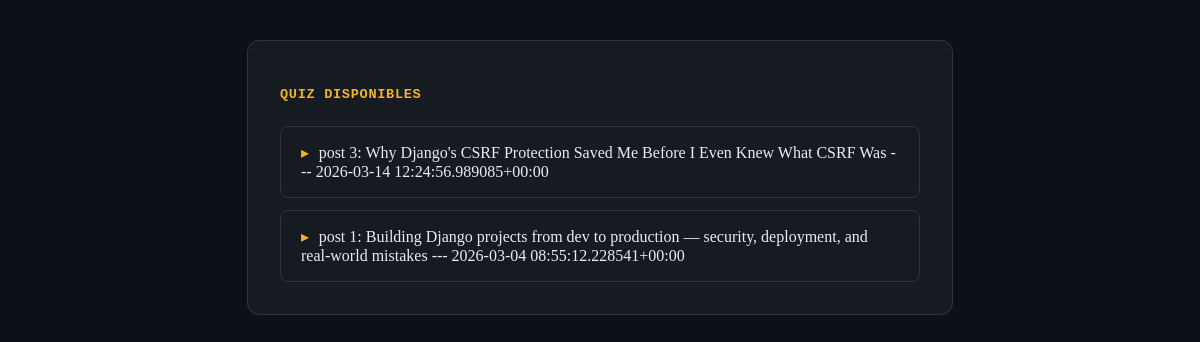
The app's page /quiz/ with its own data.
### quiz/models.py (models this page shows, shortened)
class Quiz(models.Model):
    post = models.OneToOneField(Post, on_delete=models.CASCADE, related_name="quiz")
    is_published = models.BooleanField(default=False)
    passing_score = models.PositiveIntegerField(default=4)
    created_at = models.DateTimeField(auto_now_add=True)

### post/models.py (models this page shows)
class Post(models.Model):
    title_post = models.CharField(unique=True,null=False,max_length=100)
    date_post = models.DateTimeField(auto_now_add=True)
    category = models.ForeignKey(Category,on_delete=models.CASCADE,related_name='post')
    content_post = models.TextField()
    nb_like_post = models.IntegerField(default=0)
    nb_dislike_post = models.IntegerField(default=0)
    def __str__(self):
        return f"post {self.id}: {self.title_post} --- {self.date_post}"

### quiz/views.py (the view)
# urls.py: path('', views.all_quizzes, name='all_quizzes'),
def all_quizzes(request):
    quizzes = Quiz.objects.filter(is_published=True).select_related("post")
    return render(request, "quiz/all_quizzes.html", {"quizzes": quizzes})

### quiz/templates/quiz/all_quizzes.html (shortened to what this page needs)
{% load static %}
<link rel="stylesheet" href="{% static 'quiz/css/quiz-theme.css' %}">
<div class="qz-card">
    <p class="quizzes-heading">Quiz disponibles</p>
    {% if quizzes %}
        <ul class="quiz-list">
            {% for quiz in quizzes %}
                <li class="quiz-list-item"><a href="{% url 'quiz_detail' quiz.id %}">{{ quiz.post }}</a></li>
            {% endfor %}
        </ul>
    {% else %}
        <p class="empty-state">Aucun quiz disponible pour le moment.</p>
    {% endif %}
</div>

### quiz/static/quiz/css/quiz-theme.css (style rules this page uses)
.qz-card { max-width: 640px; margin: 40px auto; padding: 32px; border-radius: 12px; border: 1px solid var(--qz-border); background: var(--qz-surface); }
.quizzes-heading { font-family: 'JetBrains Mono', monospace; font-size: 0.85rem; font-weight: 700; letter-spacing: 0.05em; text-transform: uppercase; color: var(--qz-accent); margin-bottom: 24px; }
.quiz-list { list-style: none; padding: 0; margin: 0; display: flex; flex-direction: column; gap: 12px; }
.quiz-list-item a { display: block; background: var(--qz-surface); border: 1px solid var(--qz-border); border-radius: 8px; padding: 16px 20px; color: var(--qz-text); text-decoration: none; transition: border-color 0.15s ease, background 0.15s ease; }
.quiz-list-item a::before { content: "▸ "; color: var(--qz-accent); font-family: 'JetBrains Mono', monospace; }

### records on screen
Quiz: post "post 3: Why Django's CSRF Protection Saved Me Before I Even Knew What CSRF Was --- 2026-03-14 12:24:56.989085+00:00"
Quiz: post "post 1: Building Django projects from dev to production — security, deployment, and real-world mistakes --- 2026-03-04 08:55:12.228541+00:00"
